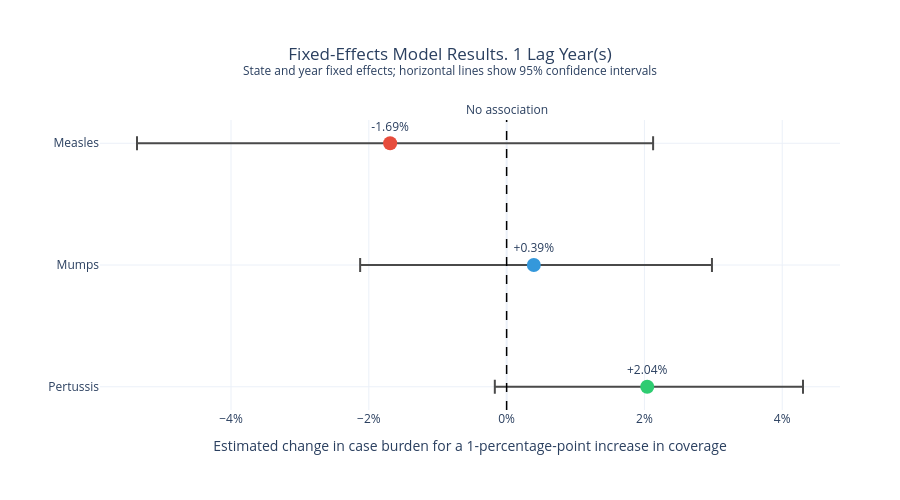

The notebook cell this image was saved under:
### Code cell
plot_fixed_effect_results(one_year_df, 1)

### Figure 1 — Plotly figure (JSON) as saved in the notebook; plotly's stock layout.template omitted (floating-point values rounded to 4 significant figures)
{"data": [{"customdata": [[-5.364, 2.126, 0.3803, 288.0, 50.0, 9.0, 0.5608], [-2.126, 2.98, 0.7614, 580.0, 50.0, 14.0, 0.5707], [-0.1713, 4.301, 0.07082, 1098.0, 51.0, 22.0, 0.7789]], "error_x": {"array": [3.816, 2.585, 2.261], "arrayminus": [3.674, 2.52, 2.212], "color": "#4A4A4A", "symmetric": false, "thickness": 2, "type": "data", "width": 7}, "hovertemplate": "<b>%{y}</b><br>Estimated change: %{x:+.2f}%<br>95% CI: %{customdata[0]:+.2f}% to %{customdata[1]:+.2f}%<br>p-value: %{customdata[2]:.4f}<br>Observations: %{customdata[3]:.0f}<br>States: %{customdata[4]:.0f}<br>Years represented: %{customdata[5]:.0f}<br>R²: %{customdata[6]:.3f}<extra></extra>", "marker": {"color": ["#E74C3C", "#3498DB", "#2ECC71"], "size": 14}, "mode": "markers+text", "text": ["-1.69%", "+0.39%", "+2.04%"], "textposition": "top center", "type": "scatter", "x": [-1.691, 0.3946, 2.041], "y": ["Measles", "Mumps", "Pertussis"]}], "layout": {"annotations": [{"showarrow": false, "text": "No association", "x": 0, "xanchor": "center", "xref": "x", "y": 1, "yanchor": "bottom", "yref": "y domain"}], "height": 500, "margin": {"b": 90, "l": 100, "r": 60, "t": 120}, "shapes": [{"line": {"color": "black", "dash": "dash", "width": 1.5}, "type": "line", "x0": 0, "x1": 0, "xref": "x", "y0": 0, "y1": 1, "yref": "y domain"}], "showlegend": false, "title": {"text": "Fixed-Effects Model Results. 1 Lag Year(s)<br><sup>State and year fixed effects; horizontal lines show 95% confidence intervals</sup>", "x": 0.5}, "xaxis": {"ticksuffix": "%", "title": {"text": "Estimated change in case burden for a 1-percentage-point increase in coverage"}}, "yaxis": {"categoryarray": ["Pertussis", "Mumps", "Measles"], "categoryorder": "array"}}}
